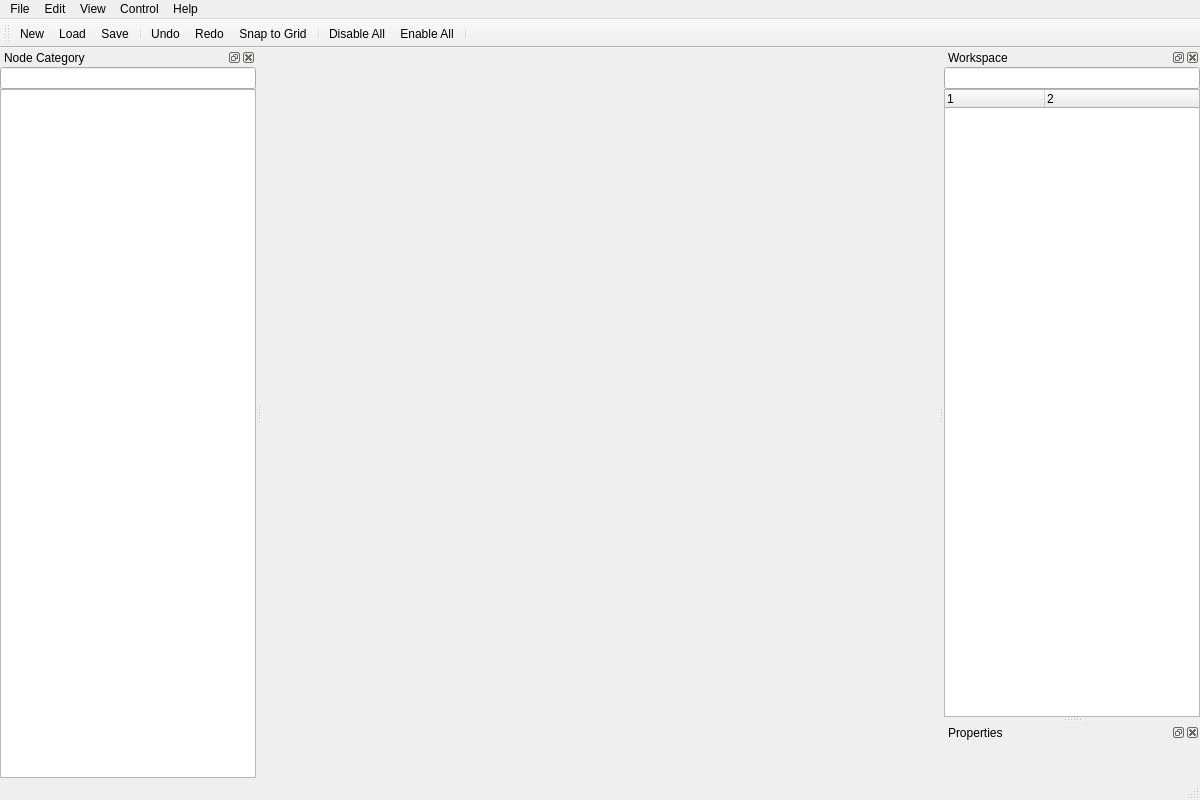
<?xml version="1.0" encoding="UTF-8"?>
<ui version="4.0">
 <class>MainWindow</class>
 <widget class="QMainWindow" name="MainWindow">
  <property name="geometry">
   <rect>
    <x>0</x>
    <y>0</y>
    <width>1200</width>
    <height>800</height>
   </rect>
  </property>
  <property name="windowTitle">
   <string>CVDev</string>
  </property>
  <widget class="QWidget" name="centralwidget">
   <layout class="QHBoxLayout" name="horizontalLayout">
    <property name="spacing">
     <number>0</number>
    </property>
    <property name="leftMargin">
     <number>0</number>
    </property>
    <property name="topMargin">
     <number>0</number>
    </property>
    <property name="rightMargin">
     <number>0</number>
    </property>
    <property name="bottomMargin">
     <number>0</number>
    </property>
    <item>
     <widget class="QTabWidget" name="mpTabWidget">
      <property name="currentIndex">
       <number>-1</number>
      </property>
      <property name="documentMode">
       <bool>true</bool>
      </property>
      <property name="tabsClosable">
       <bool>true</bool>
      </property>
      <property name="movable">
       <bool>true</bool>
      </property>
     </widget>
    </item>
   </layout>
  </widget>
  <widget class="QMenuBar" name="mpMenuBar">
   <property name="geometry">
    <rect>
     <x>0</x>
     <y>0</y>
     <width>1200</width>
     <height>26</height>
    </rect>
   </property>
   <widget class="QMenu" name="mpMenuFile">
    <property name="title">
     <string>File</string>
    </property>
    <addaction name="mpActionNew"/>
    <addaction name="mpActionLoad"/>
    <addaction name="mpActionSave"/>
    <addaction name="mpActionSaveAll"/>
    <addaction name="mpActionSaveAs"/>
    <addaction name="separator"/>
    <addaction name="mpActionQuit"/>
   </widget>
   <widget class="QMenu" name="mpMenuView">
    <property name="title">
     <string>View</string>
    </property>
    <addaction name="mpActionZoomReset"/>
    <addaction name="separator"/>
    <addaction name="mpActionSceneOnly"/>
    <addaction name="mpActionAllPanels"/>
    <addaction name="separator"/>
    <addaction name="mpActionFocusView"/>
    <addaction name="mpActionFullScreen"/>
   </widget>
   <widget class="QMenu" name="menuEdit">
    <property name="title">
     <string>Edit</string>
    </property>
    <addaction name="mpActionUndo"/>
    <addaction name="mpActionRedo"/>
    <addaction name="mpActionSnapToGrid"/>
    <addaction name="separator"/>
    <addaction name="mpActionCopy"/>
    <addaction name="mpActionCut"/>
    <addaction name="mpActionPaste"/>
    <addaction name="mpActionDelete"/>
    <addaction name="separator"/>
    <addaction name="mpActionLoadPlugin"/>
   </widget>
   <widget class="QMenu" name="menuControl">
    <property name="title">
     <string>Control</string>
    </property>
    <addaction name="mpActionDisableAll"/>
    <addaction name="mpActionEnableAll"/>
    <addaction name="separator"/>
   </widget>
   <widget class="QMenu" name="menuHelp">
    <property name="title">
     <string>Help</string>
    </property>
    <addaction name="mpActionAbout"/>
   </widget>
   <addaction name="mpMenuFile"/>
   <addaction name="menuEdit"/>
   <addaction name="mpMenuView"/>
   <addaction name="menuControl"/>
   <addaction name="menuHelp"/>
  </widget>
  <widget class="QStatusBar" name="mpStatusBar"/>
  <widget class="QDockWidget" name="mpAvailableNodeCategoryDockWidget">
   <property name="windowTitle">
    <string>Node Category</string>
   </property>
   <attribute name="dockWidgetArea">
    <number>1</number>
   </attribute>
   <widget class="QWidget" name="mpAvailableNodeCategoryContentDockWidget">
    <layout class="QVBoxLayout" name="verticalLayout">
     <property name="spacing">
      <number>0</number>
     </property>
     <property name="leftMargin">
      <number>0</number>
     </property>
     <property name="topMargin">
      <number>0</number>
     </property>
     <property name="rightMargin">
      <number>0</number>
     </property>
     <property name="bottomMargin">
      <number>0</number>
     </property>
     <item>
      <widget class="QLineEdit" name="mpAvailableNodeCategoryFilterLineEdit"/>
     </item>
     <item>
      <widget class="PBTreeWidget" name="mpAvailableNodeCategoryTreeView">
       <property name="sizePolicy">
        <sizepolicy hsizetype="Expanding" vsizetype="Preferred">
         <horstretch>0</horstretch>
         <verstretch>0</verstretch>
        </sizepolicy>
       </property>
       <property name="dragEnabled">
        <bool>true</bool>
       </property>
       <property name="dragDropMode">
        <enum>QAbstractItemView::DragOnly</enum>
       </property>
       <property name="headerHidden">
        <bool>true</bool>
       </property>
       <attribute name="headerVisible">
        <bool>false</bool>
       </attribute>
       <column>
        <property name="text">
         <string notr="true">1</string>
        </property>
       </column>
      </widget>
     </item>
    </layout>
   </widget>
  </widget>
  <widget class="QDockWidget" name="mpNodeListDockWidget">
   <property name="windowTitle">
    <string>Workspace</string>
   </property>
   <attribute name="dockWidgetArea">
    <number>2</number>
   </attribute>
   <widget class="QWidget" name="mpNodeListContentDockWidget">
    <layout class="QVBoxLayout" name="verticalLayout_2">
     <property name="spacing">
      <number>0</number>
     </property>
     <property name="leftMargin">
      <number>0</number>
     </property>
     <property name="topMargin">
      <number>0</number>
     </property>
     <property name="rightMargin">
      <number>0</number>
     </property>
     <property name="bottomMargin">
      <number>0</number>
     </property>
     <item>
      <widget class="QLineEdit" name="mpNodeListFilterLineEdit"/>
     </item>
     <item>
      <widget class="QTreeWidget" name="mpNodeListTreeView">
       <property name="sizePolicy">
        <sizepolicy hsizetype="Expanding" vsizetype="Preferred">
         <horstretch>0</horstretch>
         <verstretch>0</verstretch>
        </sizepolicy>
       </property>
       <property name="columnCount">
        <number>2</number>
       </property>
       <attribute name="headerVisible">
        <bool>true</bool>
       </attribute>
       <column>
        <property name="text">
         <string notr="true">1</string>
        </property>
       </column>
       <column>
        <property name="text">
         <string notr="true">2</string>
        </property>
       </column>
      </widget>
     </item>
    </layout>
   </widget>
  </widget>
  <widget class="QDockWidget" name="mpPropertyBrowserDockWidget">
   <property name="windowTitle">
    <string>Properties</string>
   </property>
   <attribute name="dockWidgetArea">
    <number>2</number>
   </attribute>
   <widget class="QWidget" name="mpRightContentDockWidget">
    <layout class="QVBoxLayout" name="verticalLayout_3">
     <property name="spacing">
      <number>0</number>
     </property>
     <property name="leftMargin">
      <number>0</number>
     </property>
     <property name="topMargin">
      <number>0</number>
     </property>
     <property name="rightMargin">
      <number>0</number>
     </property>
     <property name="bottomMargin">
      <number>0</number>
     </property>
    </layout>
   </widget>
  </widget>
  <widget class="QToolBar" name="mpToolBar">
   <property name="windowTitle">
    <string>toolBar</string>
   </property>
   <attribute name="toolBarArea">
    <enum>TopToolBarArea</enum>
   </attribute>
   <attribute name="toolBarBreak">
    <bool>false</bool>
   </attribute>
   <addaction name="mpActionNew"/>
   <addaction name="mpActionLoad"/>
   <addaction name="mpActionSave"/>
   <addaction name="separator"/>
   <addaction name="mpActionUndo"/>
   <addaction name="mpActionRedo"/>
   <addaction name="mpActionSnapToGrid"/>
   <addaction name="separator"/>
   <addaction name="mpActionDisableAll"/>
   <addaction name="mpActionEnableAll"/>
   <addaction name="separator"/>
  </widget>
  <action name="mpActionSave">
   <property name="icon">
    <iconset resource="resources/resources.qrc">
     <normaloff>:/icons/tango/32x32/document-save.png</normaloff>:/icons/tango/32x32/document-save.png</iconset>
   </property>
   <property name="text">
    <string>Save ...</string>
   </property>
   <property name="shortcut">
    <string>Ctrl+S</string>
   </property>
  </action>
  <action name="mpActionLoad">
   <property name="icon">
    <iconset resource="resources/resources.qrc">
     <normaloff>:/icons/tango/32x32/document-open.png</normaloff>:/icons/tango/32x32/document-open.png</iconset>
   </property>
   <property name="text">
    <string>Load ...</string>
   </property>
   <property name="shortcut">
    <string>Ctrl+O</string>
   </property>
  </action>
  <action name="mpActionQuit">
   <property name="icon">
    <iconset resource="resources/resources.qrc">
     <normaloff>:/icons/tango/32x32/system-log-out.png</normaloff>:/icons/tango/32x32/system-log-out.png</iconset>
   </property>
   <property name="text">
    <string>Quit</string>
   </property>
   <property name="shortcut">
    <string>Ctrl+Q</string>
   </property>
  </action>
  <action name="mpActionSaveAs">
   <property name="icon">
    <iconset resource="resources/resources.qrc">
     <normaloff>:/icons/tango/32x32/document-save-as.png</normaloff>:/icons/tango/32x32/document-save-as.png</iconset>
   </property>
   <property name="text">
    <string>Save As ...</string>
   </property>
   <property name="shortcut">
    <string>Ctrl+A</string>
   </property>
  </action>
  <action name="mpActionSceneOnly">
   <property name="text">
    <string>Scene Only</string>
   </property>
   <property name="toolTip">
    <string>Dispaly Scene Only</string>
   </property>
   <property name="shortcut">
    <string>Ctrl+H</string>
   </property>
  </action>
  <action name="mpActionAllPanels">
   <property name="text">
    <string>All Panels</string>
   </property>
   <property name="shortcut">
    <string>Ctrl+P</string>
   </property>
  </action>
  <action name="mpActionZoomReset">
   <property name="icon">
    <iconset resource="resources/resources.qrc">
     <normaloff>:/icons/tango/32x32/system-search.png</normaloff>:/icons/tango/32x32/system-search.png</iconset>
   </property>
   <property name="text">
    <string>Zoom Reset</string>
   </property>
   <property name="shortcut">
    <string>Ctrl+R</string>
   </property>
  </action>
  <action name="mpActionSaveAll">
   <property name="text">
    <string>Save All</string>
   </property>
  </action>
  <action name="mpActionNew">
   <property name="icon">
    <iconset resource="resources/resources.qrc">
     <normaloff>:/icons/tango/32x32/document-new.png</normaloff>:/icons/tango/32x32/document-new.png</iconset>
   </property>
   <property name="text">
    <string>New</string>
   </property>
   <property name="shortcut">
    <string>Ctrl+N</string>
   </property>
  </action>
  <action name="mpActionCopy">
   <property name="icon">
    <iconset resource="resources/resources.qrc">
     <normaloff>:/icons/tango/32x32/edit-copy.png</normaloff>:/icons/tango/32x32/edit-copy.png</iconset>
   </property>
   <property name="text">
    <string>Copy</string>
   </property>
   <property name="shortcut">
    <string>Ctrl+C</string>
   </property>
  </action>
  <action name="mpActionCut">
   <property name="icon">
    <iconset resource="resources/resources.qrc">
     <normaloff>:/icons/tango/32x32/edit-cut.png</normaloff>:/icons/tango/32x32/edit-cut.png</iconset>
   </property>
   <property name="text">
    <string>Cut</string>
   </property>
   <property name="shortcut">
    <string>Ctrl+X</string>
   </property>
  </action>
  <action name="mpActionPaste">
   <property name="icon">
    <iconset resource="resources/resources.qrc">
     <normaloff>:/icons/tango/32x32/edit-paste.png</normaloff>:/icons/tango/32x32/edit-paste.png</iconset>
   </property>
   <property name="text">
    <string>Paste</string>
   </property>
   <property name="shortcut">
    <string>Ctrl+V</string>
   </property>
  </action>
  <action name="mpActionDelete">
   <property name="icon">
    <iconset resource="resources/resources.qrc">
     <normaloff>:/icons/tango/32x32/edit-delete.png</normaloff>:/icons/tango/32x32/edit-delete.png</iconset>
   </property>
   <property name="text">
    <string>Delete</string>
   </property>
   <property name="shortcut">
    <string>Ctrl+D</string>
   </property>
  </action>
  <action name="mpActionUndo">
   <property name="icon">
    <iconset resource="resources/resources.qrc">
     <normaloff>:/icons/tango/32x32/edit-undo.png</normaloff>:/icons/tango/32x32/edit-undo.png</iconset>
   </property>
   <property name="text">
    <string>Undo</string>
   </property>
   <property name="toolTip">
    <string>Undo</string>
   </property>
   <property name="shortcut">
    <string>Ctrl+Z</string>
   </property>
  </action>
  <action name="mpActionRedo">
   <property name="icon">
    <iconset resource="resources/resources.qrc">
     <normaloff>:/icons/tango/32x32/edit-redo.png</normaloff>:/icons/tango/32x32/edit-redo.png</iconset>
   </property>
   <property name="text">
    <string>Redo</string>
   </property>
   <property name="toolTip">
    <string>Redo</string>
   </property>
   <property name="shortcut">
    <string>Ctrl+Y</string>
   </property>
  </action>
  <action name="mpActionDisableAll">
   <property name="icon">
    <iconset resource="resources/resources.qrc">
     <normaloff>:/icons/tango/32x32/process-stop.png</normaloff>:/icons/tango/32x32/process-stop.png</iconset>
   </property>
   <property name="text">
    <string>Disable All</string>
   </property>
   <property name="toolTip">
    <string>Disable All Nodes</string>
   </property>
   <property name="shortcut">
    <string>Ctrl+D</string>
   </property>
  </action>
  <action name="mpActionEnableAll">
   <property name="icon">
    <iconset resource="resources/resources.qrc">
     <normaloff>:/icons/tango/32x32/start-here.png</normaloff>:/icons/tango/32x32/start-here.png</iconset>
   </property>
   <property name="text">
    <string>Enable All</string>
   </property>
   <property name="toolTip">
    <string>Enable All Nodes</string>
   </property>
   <property name="shortcut">
    <string>Ctrl+G</string>
   </property>
  </action>
  <action name="mpActionSnapToGrid">
   <property name="checkable">
    <bool>true</bool>
   </property>
   <property name="icon">
    <iconset resource="resources/resources.qrc">
     <normaloff>:/icons/tango/32x32/mail-attachment.png</normaloff>:/icons/tango/32x32/mail-attachment.png</iconset>
   </property>
   <property name="text">
    <string>Snap to Grid</string>
   </property>
  </action>
  <action name="mpActionLoadPlugin">
   <property name="icon">
    <iconset resource="resources/resources.qrc">
     <normaloff>:/icons/tango/32x32/preferences-system.png</normaloff>:/icons/tango/32x32/preferences-system.png</iconset>
   </property>
   <property name="text">
    <string>Load Plugin</string>
   </property>
   <property name="toolTip">
    <string>Load Plugin File</string>
   </property>
   <property name="shortcut">
    <string>Ctrl+L</string>
   </property>
  </action>
  <action name="mpActionFocusView">
   <property name="checkable">
    <bool>true</bool>
   </property>
   <property name="icon">
    <iconset resource="resources/resources.qrc">
     <normaloff>:/icons/tango/32x32/view-fullscreen.png</normaloff>:/icons/tango/32x32/view-fullscreen.png</iconset>
   </property>
   <property name="text">
    <string>Focus View</string>
   </property>
   <property name="toolTip">
    <string>Focus View</string>
   </property>
   <property name="shortcut">
    <string>Ctrl+W</string>
   </property>
  </action>
  <action name="mpActionAbout">
   <property name="text">
    <string>About</string>
   </property>
  </action>
  <action name="mpActionFullScreen">
   <property name="checkable">
    <bool>true</bool>
   </property>
   <property name="text">
    <string>Full Screen</string>
   </property>
   <property name="shortcut">
    <string>Ctrl+F</string>
   </property>
  </action>
 </widget>
 <customwidgets>
  <customwidget>
   <class>PBTreeWidget</class>
   <extends>QTreeWidget</extends>
   <header location="global">PBTreeWidget.hpp</header>
  </customwidget>
 </customwidgets>
 <resources>
  <include location="resources/resources.qrc"/>
 </resources>
 <connections/>
</ui>
